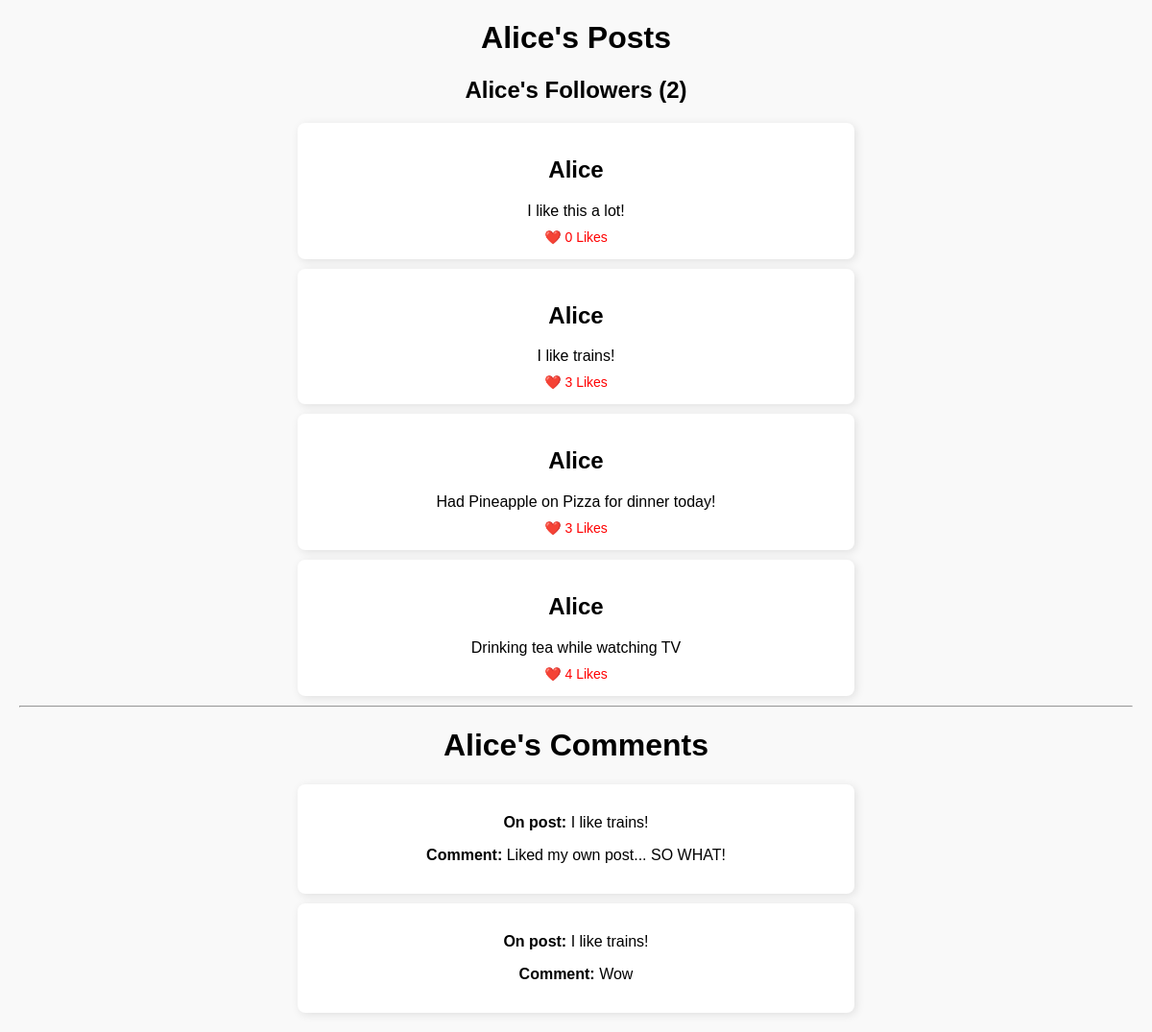
Page /user/Alice/ on the earlier database version.
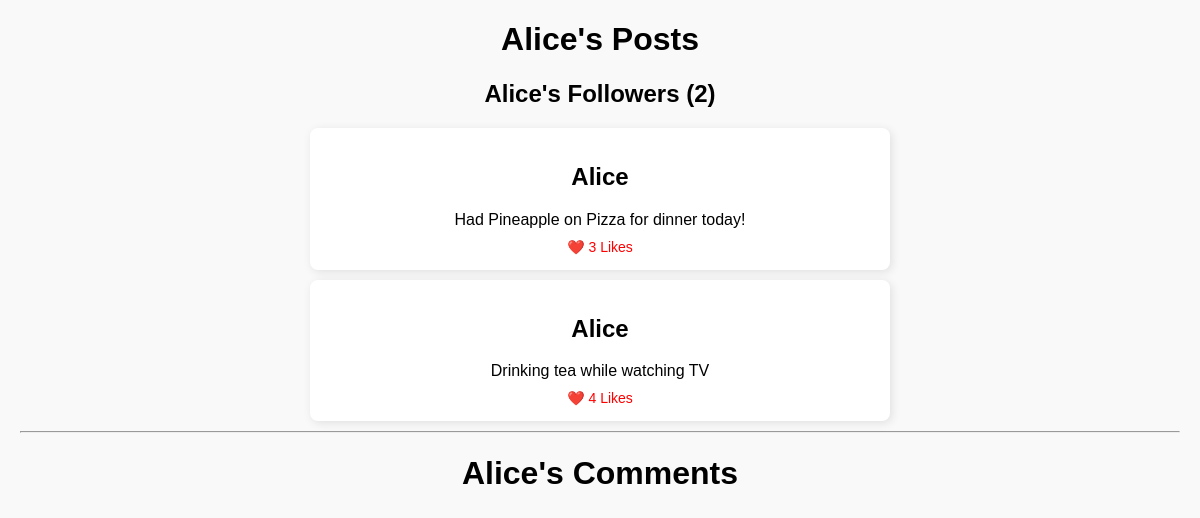
Same page on the later database version.
### tables this page shows
CREATE TABLE posts (
                                post_id INTEGER PRIMARY KEY AUTOINCREMENT,
                                user_id NOT NULL,
                                content TEXT,
                                likes INT,
                                created_at TIMESTAMP DEFAULT CURRENT_TIMESTAMP,
                                FOREIGN KEY (user_id) REFERENCES users (user_id)
                            );

CREATE TABLE comments (
                                comment_id INTEGER PRIMARY KEY AUTOINCREMENT,
                                post_id NOT NULL,
                                user_id NOT NULL,
                                content TEXT,
                                created_at TIMESTAMP DEFAULT CURRENT_TIMESTAMP,
                                FOREIGN KEY (user_id) REFERENCES users (user_id),
                                FOREIGN KEY (post_id) REFERENCES Posts(post_id)
                            );

### app.py (the view)
@app.route("/user/<string:username>/")
def user_page(username):
    conn = sqlite3.connect("database.db")
    cursor = conn.cursor()
    cursor.execute("SELECT user_id FROM users WHERE username = ?", (username,))
    row = cursor.fetchone()
    conn.close()
    user_id = row[0]
    posts = get_all_posts_with_likes()
    user_comments = get_user_comments(user_id)
    followers = get_user_followers(user_id)
    user_posts = [post for post in posts if post[1] == username]
    return render_template("user_page.html",
                           username=username,
                           user_posts=user_posts,
                           user_comments=user_comments,
                           followers=followers)

### app.py (called while the page is built)
def get_user_comments(user_id):
    conn = sqlite3.connect("database.db")
    cursor = conn.cursor()
    cursor.execute("""
        SELECT posts.content, comments.content
        FROM comments
        JOIN posts ON comments.post_id = posts.post_id
        WHERE comments.user_id = ?;
    """, (user_id,))
    user_comments = cursor.fetchall()
    conn.close()
    return user_comments

def get_all_posts_with_likes():
    conn = sqlite3.connect("database.db")
    cursor = conn.cursor()
    cursor.execute("""
       SELECT posts.post_id, users.username, posts.content,
       (SELECT COUNT(*) FROM likes WHERE likes.post_id = posts.post_id),
       posts.user_id
        FROM posts
        JOIN users ON posts.user_id = users.user_id
        ORDER BY posts.created_at DESC
        """)
    posts = cursor.fetchall()
    conn.close()
    return posts

### templates/user_page.html (shortened to what this page needs)
<!DOCTYPE html>
<html>
<head>
</head>
<body>
<h1>{{ username }}'s Posts</h1>
<h2>{{ username }}'s Followers <strong>({{ followers | length }})</strong></h2>
<div class="profile-container">
    {% for post in user_posts %}
    <div class="post">
        <div class="username">
            <h2> {{ username }}</h2>
        </div>
        <div class="content">{{ post[2] }}</div>
        <div class="likes">❤️ {{ post[3] }} Likes</div>
    </div>
    {% endfor %}
</div>
<hr>
<h1 style="justify-self: center">{{ username }}'s Comments</h1>
<div class="profile-container">
    {% for post_content, comment_content in user_comments %}
    <div class="post">
        <p><strong>On post:</strong> {{ post_content }}</p>
        <p><strong>Comment:</strong> {{ comment_content }}</p>
    </div>
    {% endfor %}
</div>
</body>
</html>

Differences in the rows shown:
removed posts: username "Alice", content "I like this a lot!", post "0"
removed posts: username "Alice", content "I like trains!", post "3"
removed comments: content "I like trains!", content "Liked my own post... SO WHAT!"
no longer on this page (row edited): comments: content "I like trains!", content "Wow"
